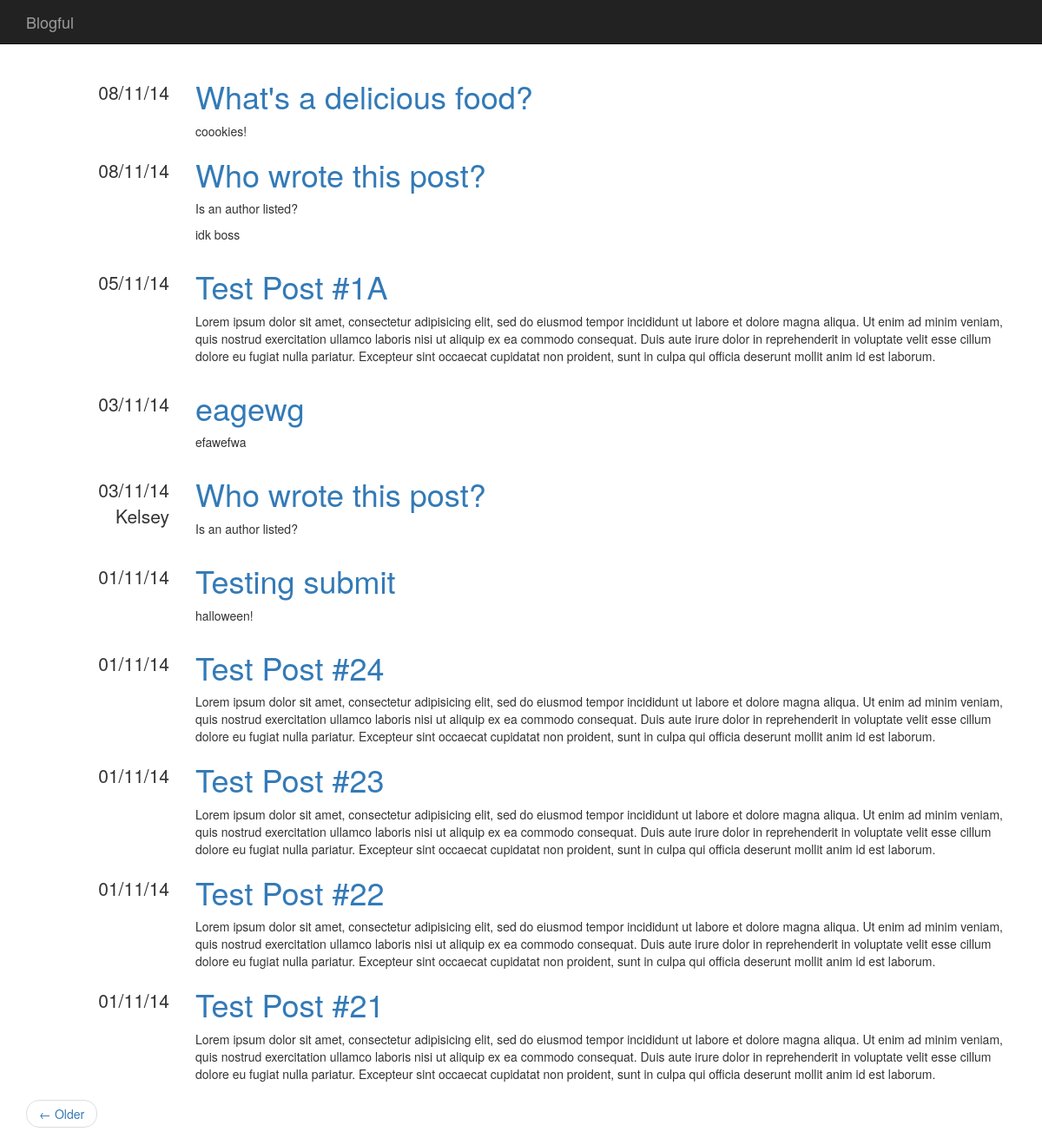
Before: / with the older database file.
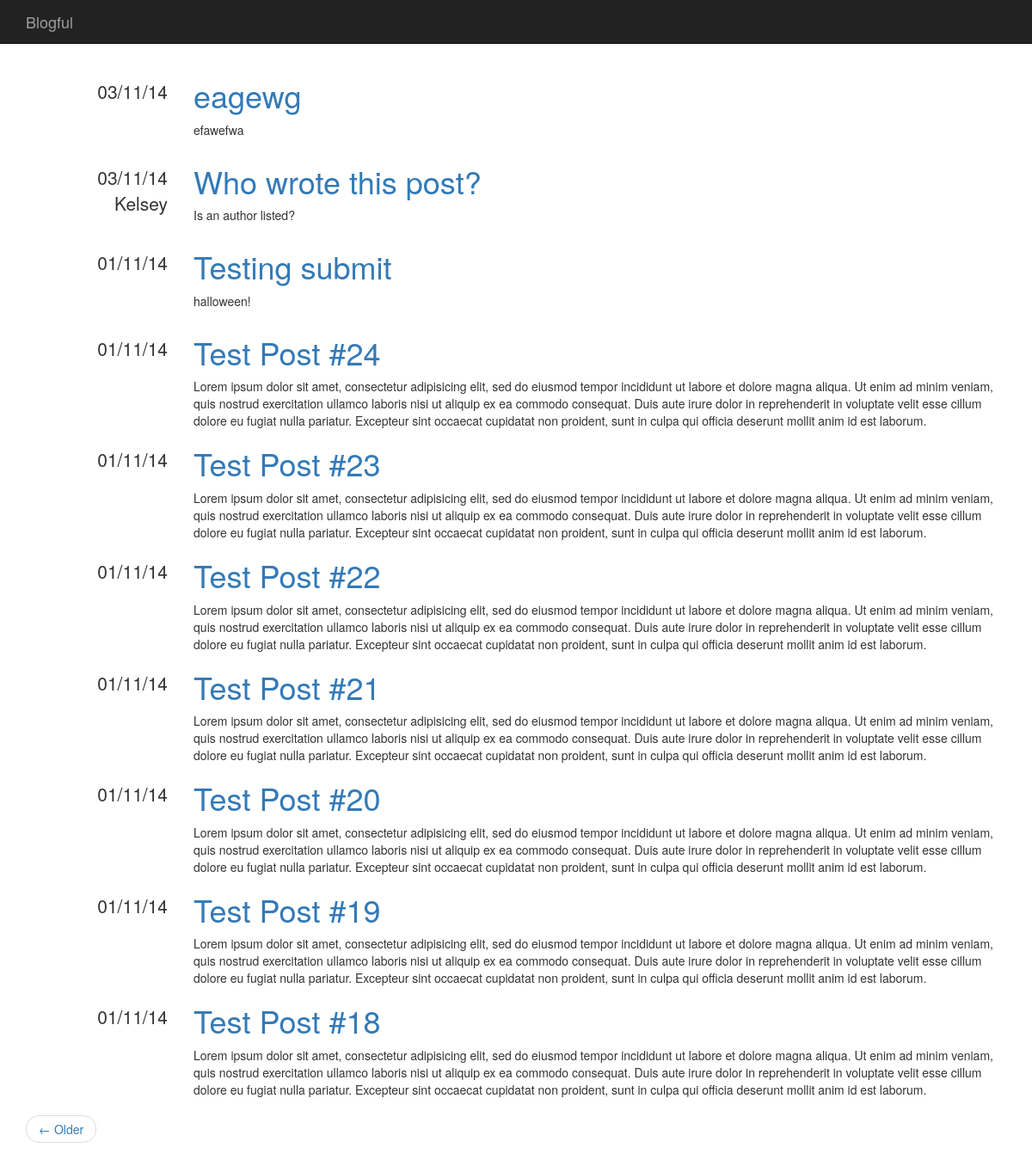
After: the same page with the newer database file.
### blog/models.py (models this page shows)
class Post(Base):
    __tablename__ = "posts"
    id = Column(Integer, Sequence("post_id_sequence"), primary_key=True)
    title = Column(String(1024))
    content = Column(Text)
    datetime = Column(DateTime, default=datetime.datetime.now)
    author_id = Column(Integer, ForeignKey('users.id'))

class User(Base, UserMixin):
    __tablename__ = "users"
    id = Column(Integer, Sequence("user_id_sequence"), primary_key=True)
    name = Column(String(128))
    email = Column(String(128), unique=True)
    password = Column(String(128))
    posts = relationship("Post", backref="author")

### blog/views.py (the view)
@app.route("/")
@app.route("/page/<int:page>")
def pages(page=1, paginate_by=10):
    page_index = page - 1
    count = session.query(Post).count()
    start = page_index * paginate_by
    end = start + paginate_by
    total_pages = (count - 1) / paginate_by + 1
    has_next = page_index < total_pages - 1
    has_prev = page_index > 0
    posts = session.query(Post)
    posts = posts.order_by(Post.datetime.desc())
    posts = posts[start:end]
    return render_template("pages.html",
        posts=posts,
        has_next=has_next,
        has_prev=has_prev,
        page=page,
        total_pages=total_pages
    )

### blog/filters.py (called while the page is built)
@app.template_filter()
def dateformat(date, format):
    if not date:
        return None
    return date.strftime(format)

### blog/templates/pages.html (shortened to what this page needs)
{% import "macros.html" as macros %}
{% extends "base.html" %}
{% block content %}
{% for post in posts %}
{{ macros.render_post(post) }}
{% endfor %}
<ul class="pager">
    {% if has_next %}
    <li class="previous" >
    <a href="{{ url_for('posts', page=page + 1) }}">&larr; Older</a>
    </li>
    {% endif %}
</ul>
{% endblock %}

### blog/templates/macros.html
{% macro render_post(post) %}
<div class="row">
    <div class="col-md-2 text-right metadata">
        <ul class="list-unstyled">
            <li>
                {{ post.datetime | dateformat("%d/%m/%y") }}
            </li>
            <li>
                {{ post.author.name }}
            </li>
        </ul>
    </div>
    <div class="col-md-10">
        <h1>
            <a href="/post/{{post.id -1}}">{{ post.title }}</a>
        </h1>
        {{ post.content | safe }}
    </div>
</div>
{% endmacro %}

### blog/templates/base.html (shortened to what this page needs)
<!DOCTYPE html>
<html lang="en">
    <head>
        <link rel="stylesheet" href="//netdna.bootstrapcdn.com/bootstrap/3.1.1/css/bootstrap.min.css">
        <link rel="stylesheet" href="{{ url_for('static', filename='css/main.css') }}">
    </head>
    <body>
        <div class="navbar navbar-inverse navbar-static-top" role="navigation">
            <div class="container">
                <div class="navbar-header">
                    <a class="navbar-brand" href="{{ url_for('posts') }}">Blogful</a>
                </div>
                <div class="collapse navbar-collapse">
                </div>
            </div>
        </div>
        <div class="container">
            {% block content %}{% endblock %}
        </div>
    </body>
</html>

### blog/static/css/main.css (style rules this page uses)
div.metadata { margin-top: 20px; font-size: 1.5em; }

Changed rows visible on the page:
removed Post: datetime "08/11/14", title "What's a delicious food?", content "coookies!"
removed Post: datetime "08/11/14", title "Who wrote this post?", content "Is an author listed? idk boss"
removed Post: datetime "05/11/14", title "Test Post #1A", content "Lorem ipsum dolor sit amet, consectetur adipisicing elit, sed do eiusmod tempor incididunt ut labore et dolore magna aliqua. Ut enim ad minim veniam, quis nostrud exercitation ullamco laboris nisi ut aliquip ex ea commodo consequat. Duis aute irure dolor in reprehenderit in voluptate velit esse cillum dolore eu fugiat nulla pariatur. Excepteur sint occaecat cupidatat non proident, sunt in culpa qui officia deserunt mollit anim id est laborum."
now on this page (row unchanged): Post: datetime "01/11/14", title "Test Post #20", content "Lorem ipsum dolor sit amet, consectetur adipisicing elit, sed do eiusmod tempor incididunt ut labore et dolore magna aliqua. Ut enim ad minim veniam, quis nostrud exercitation ullamco laboris nisi ut aliquip ex ea commodo consequat. Duis aute irure dolor in reprehenderit in voluptate velit esse cillum dolore eu fugiat nulla pariatur. Excepteur sint occaecat cupidatat non proident, sunt in culpa qui officia deserunt mollit anim id est laborum."
now on this page (row unchanged): Post: datetime "01/11/14", title "Test Post #19", content "Lorem ipsum dolor sit amet, consectetur adipisicing elit, sed do eiusmod tempor incididunt ut labore et dolore magna aliqua. Ut enim ad minim veniam, quis nostrud exercitation ullamco laboris nisi ut aliquip ex ea commodo consequat. Duis aute irure dolor in reprehenderit in voluptate velit esse cillum dolore eu fugiat nulla pariatur. Excepteur sint occaecat cupidatat non proident, sunt in culpa qui officia deserunt mollit anim id est laborum."
now on this page (row unchanged): Post: datetime "01/11/14", title "Test Post #18", content "Lorem ipsum dolor sit amet, consectetur adipisicing elit, sed do eiusmod tempor incididunt ut labore et dolore magna aliqua. Ut enim ad minim veniam, quis nostrud exercitation ullamco laboris nisi ut aliquip ex ea commodo consequat. Duis aute irure dolor in reprehenderit in voluptate velit esse cillum dolore eu fugiat nulla pariatur. Excepteur sint occaecat cupidatat non proident, sunt in culpa qui officia deserunt mollit anim id est laborum."
